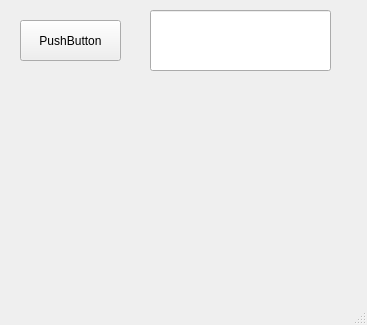
<?xml version="1.0" encoding="UTF-8"?>
<ui version="4.0">
 <class>MainWindow</class>
 <widget class="QMainWindow" name="MainWindow">
  <property name="geometry">
   <rect>
    <x>0</x>
    <y>0</y>
    <width>367</width>
    <height>325</height>
   </rect>
  </property>
  <property name="windowTitle">
   <string>MainWindow</string>
  </property>
  <widget class="QWidget" name="centralwidget">
   <widget class="QPushButton" name="pushButton">
    <property name="geometry">
     <rect>
      <x>20</x>
      <y>20</y>
      <width>101</width>
      <height>41</height>
     </rect>
    </property>
    <property name="text">
     <string>PushButton</string>
    </property>
   </widget>
   <widget class="QLineEdit" name="lineEdit">
    <property name="geometry">
     <rect>
      <x>150</x>
      <y>10</y>
      <width>181</width>
      <height>61</height>
     </rect>
    </property>
   </widget>
  </widget>
  <widget class="QMenuBar" name="menubar">
   <property name="geometry">
    <rect>
     <x>0</x>
     <y>0</y>
     <width>367</width>
     <height>22</height>
    </rect>
   </property>
  </widget>
  <widget class="QStatusBar" name="statusbar"/>
 </widget>
 <resources/>
 <connections/>
</ui>
